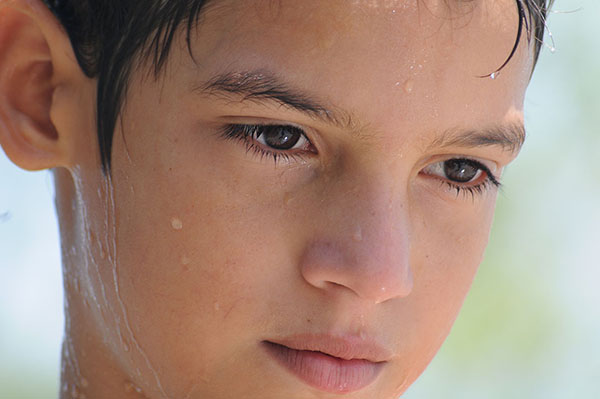
#> input picture data/001.JPG, 600 x 399 px, found by its file name; its folder holds 4 pictures in this run
$ python data.py
#> lines starting #> are read from the running program, lines starting #| are printed output that depends on the picture; after the words box and inside, x2 and y2 are one past the last pixel; in counts of white or black regions, pixels touching at a corner belong together
# Dylan Zaragoza
# CSE 60537: Biometrics
# Facial Detection & Recognition

# Imports
import cv2
import os

# Modifiable variables
dataDir = '../data/'                                                                                            # Data directory

face_cascade = cv2.CascadeClassifier('../opencv/build/etc/haarcascades/haarcascade_frontalface_default.xml')    # Cascade type (default frontal face)
scaleFactor = 1.1                                                                                               # Detection parameters
minNeighbors = 1

augDir = 'data/'                                                                                                # Name of augmented images directory
augFlag = 1                                                                                                     # Output augmented images flag
font = cv2.FONT_HERSHEY_PLAIN                                                                                   # Detection score font

# Extract images from data directory
images = []
for file in os.listdir(dataDir):
    file = file.lower()
    if file.endswith('.jpg'):
        images.append(dataDir + file)
#> pass 2 of the loop `for file in os.listdir(dataDir):`:
#> pass 3 of the loop `for file in os.listdir(dataDir):`:
#> the loop made 4 passes; the first 3 are shown

# Face detection
if images:
    output = ""

    for image in images:
        # Convert to grayscale
        img = cv2.imread(image)
#> img is the input picture: shape (399, 600, 3); mean B, G, R 122.3, 136.8, 165.1
        gray = cv2.cvtColor(img, cv2.COLOR_BGR2GRAY)
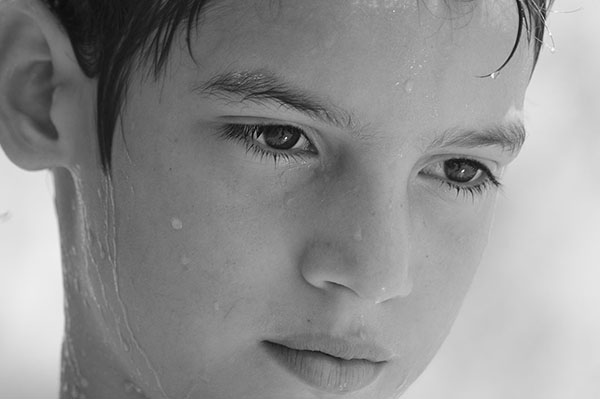
#> gray: shape (399, 600); min 1, max 254, mean 143.6

        # Detect bound
        faces = face_cascade.detectMultiScale(gray, scaleFactor, minNeighbors)
#> faces = [[215, 29, 360, 360]]
        detections = face_cascade.detectMultiScale(gray, scaleFactor, 0)
#> detections = [[289, 175, 91, 91], [231, 29, 346, 346], [216, 43, 346, 346], [231, 43, 346, 346], [190, 16, 381, 381], [206, 16, 381, 381]]

        # Calculate detection scores and append to output
        scores = []
        p = 20 # proximity in pixels
        output += image.replace('.jpg','') + '\n'
        output += str(len(faces)) + '\n'
        for f in faces:
            neighbors = 0

            for d in detections:
                # Check they are not the same window
                if (f[0] != d[0] or f[1] != d[1] or f[2] != d[2] or f[3] != d[3]):
                    # Check Left X proximity
                    if (d[0] >= f[0] - p and d[0] <= f[0] + p):
                        # Check Top Y proximity
                        if (d[1] >= f[1] - p and d[1] <= f[1] + p):
                            # Check Right X proximity
                            if (d[0] + d[2] >= f[0] + f[2] - p and d[0] + d[2] <= f[0] + f[2] + p):
                                # Check Bottom Y proximity
                                if (d[1] + d[3] >= f[1] + f[3] - p and d[1] + d[3] <= f[1] + f[3] + p):
                                    neighbors +=1

            output += str(f[0]) + ' '
            output += str(f[1]) + ' '
            output += str(f[2]) + ' '
            output += str(f[3]) + ' '
            output += str(neighbors) + '\n'
            scores.append(neighbors)
#> this loop made 1 pass
#> f on pass 1: [215, 29, 360, 360]
#> after the loop, scores = [4]

        # Save augmented images with detection scores (optional)
        if (augFlag):
            scoreIndex = 0
            for (x,y,w,h) in faces:
                cv2.rectangle(img, (x,y), (x+w,y+h), (255,0,0), 8)
                cv2.putText(img, str(scores[scoreIndex]),(x,y), font, 2,(0,0,255), 1)
                scoreIndex += 1
#> this loop made 1 pass
#> (x, y, w, h, scoreIndex) on pass 1: (215, 29, 360, 360, 1)
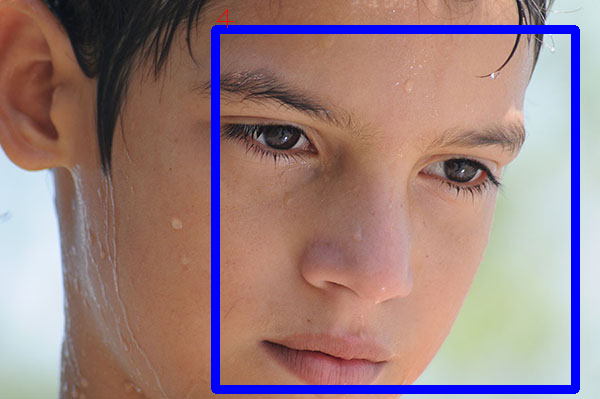
#> img: shape (399, 600, 3); 5.42% of pixels changed, all inside (x1, y1, x2, y2) = (211, 9, 580, 394)
#> after the loop, scoreIndex = 1

            if not os.path.exists(augDir):
                os.mkdir(augDir)

            cv2.imwrite(augDir + image.replace(dataDir,''), img)
#> pass 2 of the loop `for image in images:`:
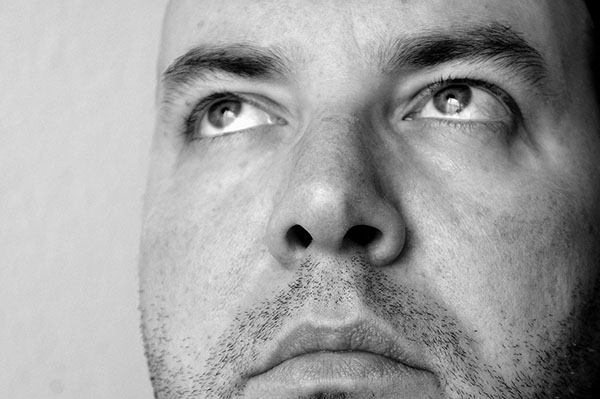
#> input picture data/002.jpg, 600 x 399 px
#> img is the input picture: shape (399, 600, 3); min 0, max 255, mean 159.2
#> faces = [[141, 298, 51, 51], [167, 150, 114, 114], [252, 198, 121, 121]]
#> detections = 21 rows, first 6: [350, 22, 24, 24], [408, 266, 24, 24], [546, 324, 24, 24], [150, 372, 24, 24], [399, 174, 39, 39], [425, 220, 43, 43]
#> the loop `for f in faces:` made 3 passes
#> after the loop `for f in faces:`: scores = [2, 3, 3]
#> the loop `for (x,y,w,h) in faces:` made 3 passes
#> after the loop `for (x,y,w,h) in faces:`:
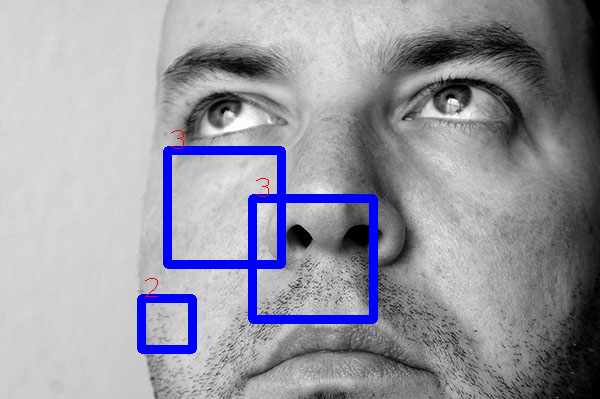
#> img: shape (399, 600, 3); 4.23% of pixels changed, all inside (x1, y1, x2, y2) = (137, 130, 378, 354)
#> after the loop `for (x,y,w,h) in faces:`: scoreIndex = 3
#> pass 3 of the loop `for image in images:`:
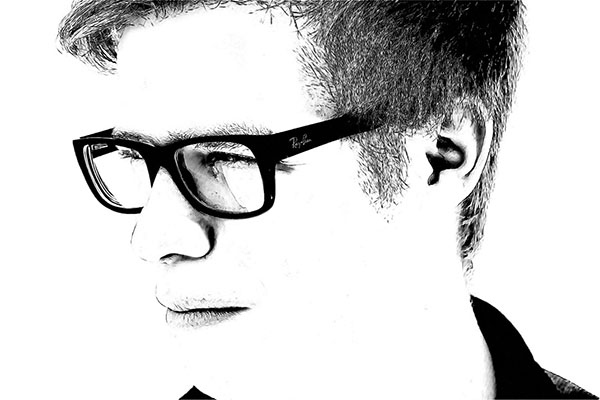
#> input picture data/003.jpg, 600 x 400 px
#> img is the input picture: shape (400, 600, 3); min 0, max 255, mean 211.4
#> gray: shape (400, 600)
#> faces = [[40, 16, 381, 381]]
#> detections = [[294, 26, 24, 24], [367, 111, 51, 51], [10, 69, 236, 236], [32, 16, 381, 381], [48, 16, 381, 381]]
#> the loop `for f in faces:` made 1 pass
#> f on pass 1: [40, 16, 381, 381]
#> after the loop `for f in faces:`: scores = [2]
#> the loop `for (x,y,w,h) in faces:` made 1 pass
#> (x, y, w, h, scoreIndex) on pass 1: (40, 16, 381, 381, 1)
#> after the loop `for (x,y,w,h) in faces:`:
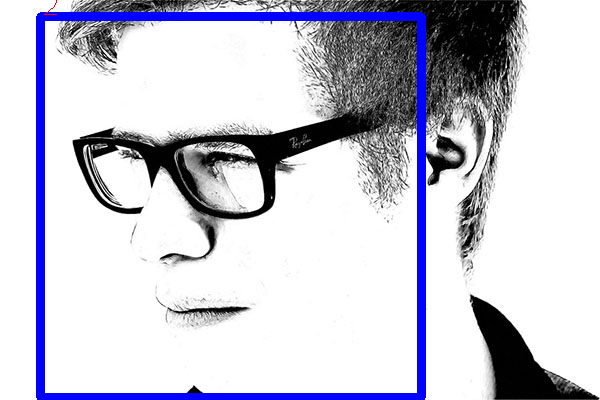
#> img: shape (400, 600, 3); 5.39% of pixels changed, all inside (x1, y1, x2, y2) = (36, 0, 426, 400)
#> after the loop `for (x,y,w,h) in faces:`: scoreIndex = 1
#> the loop made 4 passes; the first 3 are shown

    # Save output
    f = open(augDir + '/data.txt', 'wb')
#> (the run stopped early here; a loop or call above may not have finished)
